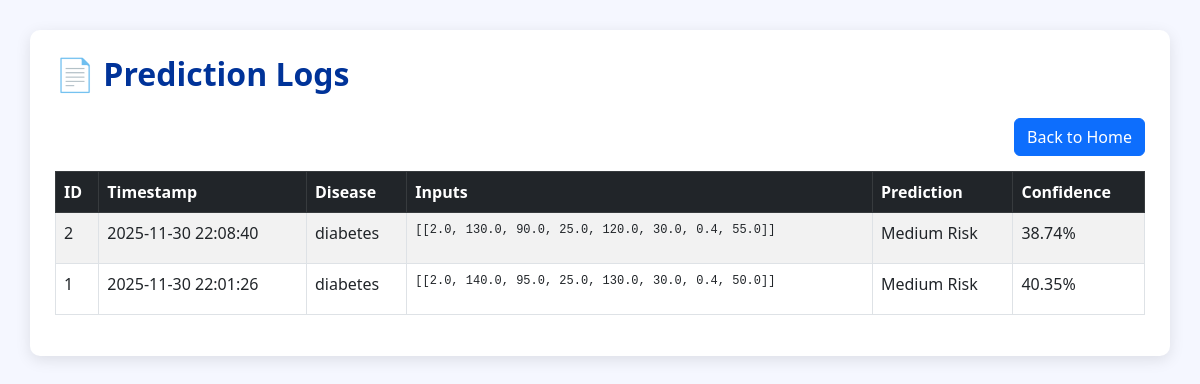
/logs_table, run on an earlier commit of the app's database.
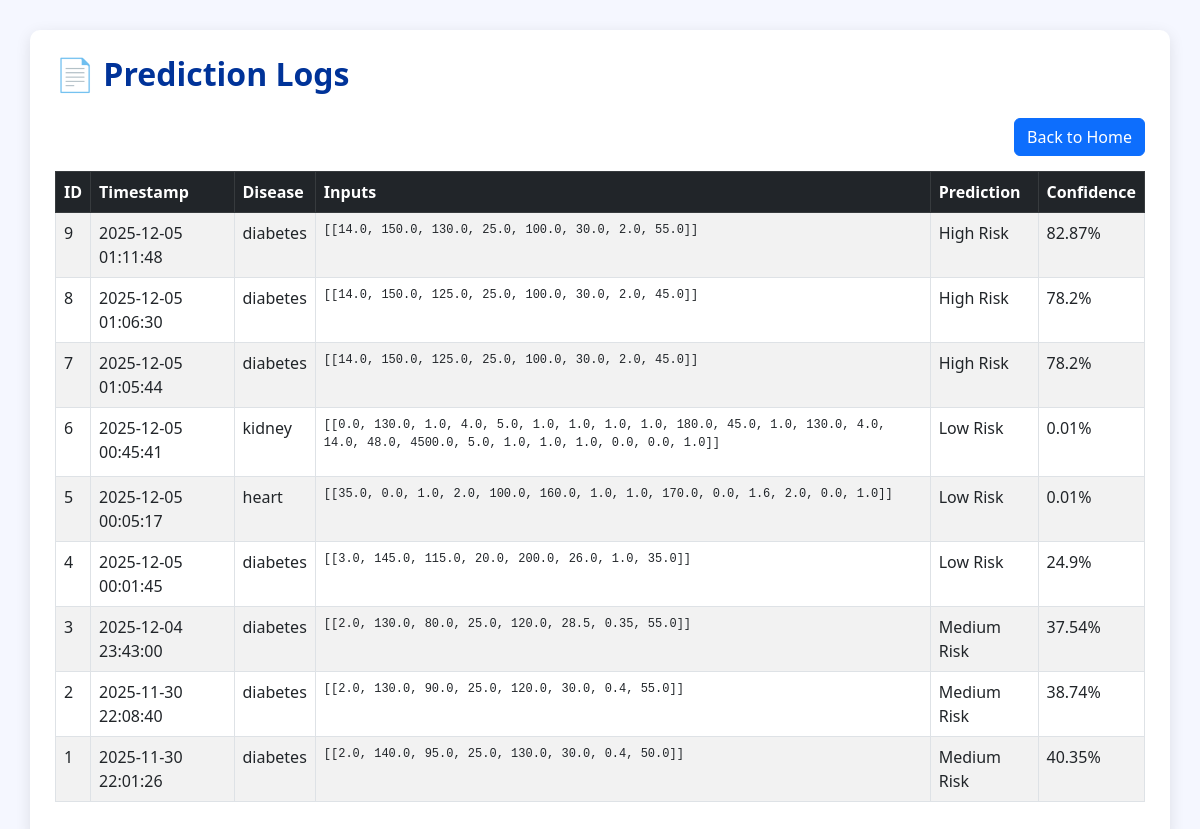
And on a later commit of the database.
### tables this page shows
CREATE TABLE logs (
    id INTEGER PRIMARY KEY AUTOINCREMENT,
    timestamp TEXT,
    disease TEXT,
    inputs TEXT,
    prediction TEXT,
    confidence REAL
);

### app.py (the view)
@app.route('/logs_table')
def logs_table():
    conn = sqlite3.connect("prediction_logs.db")
    c = conn.cursor()
    c.execute("SELECT * FROM logs ORDER BY id DESC")
    rows = c.fetchall()
    conn.close()
    logs = []
    for r in rows:
        logs.append({
            "id": r[0],
            "timestamp": r[1],
            "disease": r[2],
            "inputs": r[3],
            "prediction": r[4],
            "confidence": round(float(r[5]), 4)
        })
    return render_template("logs.html", logs=logs)

### templates/logs.html (shortened to what this page needs)
<!DOCTYPE html>
<html>
<head>
    <link rel="stylesheet"
          href="https://cdn.jsdelivr.net/npm/bootstrap@5.3.0/dist/css/bootstrap.min.css">
</head>
<body>
    <div class="container table-container">
        <h2>📄 Prediction Logs</h2>
        <div style="text-align:right; margin-bottom:15px;">
             <a href="/" class="btn btn-primary"> Back to Home</a>
        </div>
        <table class="table table-striped table-bordered">
            <thead class="table-dark">
                <tr>
                    <th>ID</th>
                    <th>Timestamp</th>
                    <th>Disease</th>
                    <th>Inputs</th>
                    <th>Prediction</th>
                    <th>Confidence</th>
                </tr>
            </thead>
            <tbody>
                {% for row in logs %}
                <tr>
                    <td>{{ row.id }}</td>
                    <td>{{ row.timestamp }}</td>
                    <td>{{ row.disease }}</td>
                    <td><pre>{{ row.inputs }}</pre></td>
                    <td>{{ row.prediction }}</td>
                    <td>{{ (row.confidence * 100) | round(2) }}%</td>
                </tr>
                {% endfor %}
            </tbody>
        </table>
    </div>
</body>
</html>

### templates/logs.html (style rules this page uses)
body { background: #f5f7ff; padding: 30px; }
.table-container { background: white; padding: 25px; border-radius: 10px; box-shadow: 0 4px 15px rgba(0,0,0,0.1); }
h2 { margin-bottom: 25px; font-weight: bold; color: #003399; }
pre { white-space: pre-wrap; font-size: 12px; }

What changed in the data, as far as the page shows it:
added logs: id "9", timestamp "2025-12-05 01:11:48", disease "diabetes", inputs "[[14.0, 150.0, 130.0, 25.0, 100.0, 30.0, 2.0, 55.0]]", prediction "High Risk", confidence "82.87"
added logs: id "8", timestamp "2025-12-05 01:06:30", disease "diabetes", inputs "[[14.0, 150.0, 125.0, 25.0, 100.0, 30.0, 2.0, 45.0]]", prediction "High Risk", confidence "78.2"
added logs: id "7", timestamp "2025-12-05 01:05:44", disease "diabetes", inputs "[[14.0, 150.0, 125.0, 25.0, 100.0, 30.0, 2.0, 45.0]]", prediction "High Risk", confidence "78.2"
added logs: id "6", timestamp "2025-12-05 00:45:41", disease "kidney", inputs "[[0.0, 130.0, 1.0, 4.0, 5.0, 1.0, 1.0, 1.0, 1.0, 180.0, 45.0, 1.0, 130.0, 4.0, 14.0, 48.0, 4500.0, 5.0, 1.0, 1.0, 1.0, 0.0, 0.0, 1.0]]", prediction "Low Risk", confidence "0.01"
added logs: id "5", timestamp "2025-12-05 00:05:17", disease "heart", inputs "[[35.0, 0.0, 1.0, 2.0, 100.0, 160.0, 1.0, 1.0, 170.0, 0.0, 1.6, 2.0, 0.0, 1.0]]", prediction "Low Risk", confidence "0.01"
added logs: id "4", timestamp "2025-12-05 00:01:45", disease "diabetes", inputs "[[3.0, 145.0, 115.0, 20.0, 200.0, 26.0, 1.0, 35.0]]", prediction "Low Risk", confidence "24.9"
added logs: id "3", timestamp "2025-12-04 23:43:00", disease "diabetes", inputs "[[2.0, 130.0, 80.0, 25.0, 120.0, 28.5, 0.35, 55.0]]", prediction "Medium Risk", confidence "37.54"
